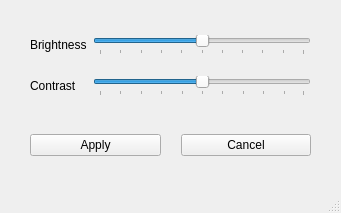
<?xml version="1.0" encoding="UTF-8"?>
<ui version="4.0">
 <class>Brightness_Contrast</class>
 <widget class="QMainWindow" name="Brightness_Contrast">
  <property name="geometry">
   <rect>
    <x>0</x>
    <y>0</y>
    <width>341</width>
    <height>213</height>
   </rect>
  </property>
  <property name="windowTitle">
   <string>Brightness/Contrast</string>
  </property>
  <widget class="QWidget" name="centralwidget">
   <widget class="QWidget" name="">
    <property name="geometry">
     <rect>
      <x>30</x>
      <y>130</y>
      <width>281</width>
      <height>30</height>
     </rect>
    </property>
    <layout class="QHBoxLayout" name="horizontalLayout">
     <property name="spacing">
      <number>20</number>
     </property>
     <item>
      <widget class="QPushButton" name="btn_apply">
       <property name="text">
        <string>Apply</string>
       </property>
      </widget>
     </item>
     <item>
      <widget class="QPushButton" name="btn_cancel">
       <property name="text">
        <string>Cancel</string>
       </property>
      </widget>
     </item>
    </layout>
   </widget>
   <widget class="QWidget" name="">
    <property name="geometry">
     <rect>
      <x>30</x>
      <y>20</y>
      <width>281</width>
      <height>91</height>
     </rect>
    </property>
    <layout class="QGridLayout" name="gridLayout">
     <item row="0" column="0">
      <widget class="QLabel" name="label_Brightness">
       <property name="text">
        <string>Brightness</string>
       </property>
      </widget>
     </item>
     <item row="0" column="1">
      <widget class="QSlider" name="sld_brightness">
       <property name="minimum">
        <number>-100</number>
       </property>
       <property name="maximum">
        <number>100</number>
       </property>
       <property name="orientation">
        <enum>Qt::Horizontal</enum>
       </property>
       <property name="invertedAppearance">
        <bool>false</bool>
       </property>
       <property name="tickPosition">
        <enum>QSlider::TicksBelow</enum>
       </property>
       <property name="tickInterval">
        <number>20</number>
       </property>
      </widget>
     </item>
     <item row="1" column="0">
      <widget class="QLabel" name="label_Contrast">
       <property name="text">
        <string>Contrast</string>
       </property>
      </widget>
     </item>
     <item row="1" column="1">
      <widget class="QSlider" name="sld_contrast">
       <property name="minimum">
        <number>-100</number>
       </property>
       <property name="sliderPosition">
        <number>0</number>
       </property>
       <property name="orientation">
        <enum>Qt::Horizontal</enum>
       </property>
       <property name="tickPosition">
        <enum>QSlider::TicksBelow</enum>
       </property>
       <property name="tickInterval">
        <number>20</number>
       </property>
      </widget>
     </item>
    </layout>
   </widget>
  </widget>
  <widget class="QStatusBar" name="statusbar"/>
 </widget>
 <resources/>
 <connections>
  <connection>
   <sender>btn_cancel</sender>
   <signal>clicked()</signal>
   <receiver>Brightness_Contrast</receiver>
   <slot>close()</slot>
   <hints>
    <hint type="sourcelabel">
     <x>287</x>
     <y>164</y>
    </hint>
    <hint type="destinationlabel">
     <x>211</x>
     <y>110</y>
    </hint>
   </hints>
  </connection>
 </connections>
</ui>
